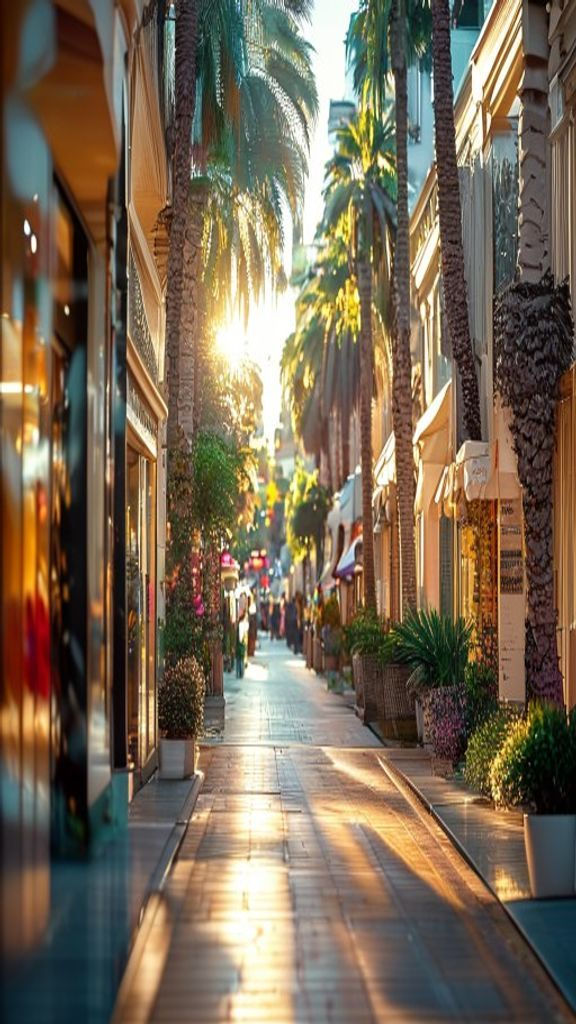
#> input picture bg_city_76484.jpg, 576 x 1024 px
$ python -i generate_3product_collages.py   (imports and definitions only)
#> lines starting #> are read from the running program, lines starting #| are printed output that depends on the picture
### scripts/secrets_manager.py
#!/usr/bin/env python3
"""
secrets_manager.py — Double-Fernet runtime decryption with SecretSanitizer and audit trail.

Double encryption: Fernet(PRIMARY).encrypt(Fernet(FALLBACK).encrypt(plaintext))
Both ENCRYPTION_KEY_PRIMARY and ENCRYPTION_KEY_FALLBACK must be set.

Usage:
    from secrets_manager import get_secret, get_all_secrets, inject_to_env
    token = get_secret("SHOPIFY_ACCESS_TOKEN")
"""

import logging
import os
import json
import sys
import datetime
from pathlib import Path

try:
    from cryptography.fernet import Fernet, InvalidToken
except ImportError:
    print("ERROR: cryptography package missing. Run: pip install cryptography")
    sys.exit(1)


# ── SecretSanitizer ────────────────────────────────────────────────────────────

class SecretSanitizer(logging.Filter):
    """Scrubs decrypted secret values from all log records."""

    _values: set[str] = set()

    # [12 lines left out: functions register, filter, not called in this run]


def _install_sanitizer() -> None:
    root = logging.getLogger()
    for handler in root.handlers:
        handler.addFilter(SecretSanitizer())
    # Also attach to root so future handlers inherit it
    root.addFilter(SecretSanitizer())


_sanitizer_installed = False


# ── Key loading ───────────────────────────────────────────────────────────────

def _load_dotenv() -> None:
    """Load PRIMARY and FALLBACK keys from .env if not already in environment."""
    for candidate in [Path(__file__).with_name(".env"), Path(__file__).resolve().parent.parent / ".env", Path(".env"), Path("..") / ".env"]:
        if not candidate.exists():
            continue
        for line in candidate.read_text(encoding="utf-8").splitlines():
            line = line.strip()
            if line.startswith("#") or "=" not in line:
                continue
            key, val = line.split("=", 1)
            key = key.strip()
            val = val.strip().strip('"')
            if key in ("ENCRYPTION_KEY_PRIMARY", "ENCRYPTION_KEY_FALLBACK"):
                os.environ.setdefault(key, val)


def _get_keys() -> tuple[bytes, bytes]:
    _load_dotenv()
    primary = os.environ.get("ENCRYPTION_KEY_PRIMARY", "").strip()
    fallback = os.environ.get("ENCRYPTION_KEY_FALLBACK", "").strip()
    missing = []
    if not primary:
        missing.append("ENCRYPTION_KEY_PRIMARY")
    if not fallback:
        missing.append("ENCRYPTION_KEY_FALLBACK")
    if missing:
        raise RuntimeError(
            "\n[secrets_manager] Missing environment variables: " + ", ".join(missing) + "\n"
            "  Local dev  : add them to your .env file\n"
            "  GitHub CI  : add them as repo secrets\n"
        )
    return primary.encode(), fallback.encode()


# ── Vault loading ─────────────────────────────────────────────────────────────

# [35 lines left out: functions _load_vault, _double_decrypt, _audit, not called in this run]


# ── Public API ────────────────────────────────────────────────────────────────

def get_secret(name: str) -> str:
    """Decrypt and return a single secret. Logs caller + timestamp (not the value)."""
    global _sanitizer_installed
    if not _sanitizer_installed:
        _install_sanitizer()
        _sanitizer_installed = True

    primary, fallback = _get_keys()
    vault = _load_vault()
    if name not in vault:
        raise KeyError(
            f"\n[secrets_manager] Secret '{name}' not in secrets.enc.\n"
            f"  Available: {list(vault.keys())}\n"
        )
    _audit(name)
    value = _double_decrypt(vault[name], primary, fallback)
    SecretSanitizer.register(value)
    return value


# [21 lines left out: functions get_all_secrets, inject_to_env, not called in this run]

### scripts/generate_3product_collages.py
#!/usr/bin/env python3
"""
generate_3product_collages.py — Unified 3-Product Collage & Content Sync Engine
━━━━━━━━━━━━━━━━━━━━━━━━━━━━━━━━━━━━━━━━━━━━━━━━━━━━━━━━━━━━━━━━━━━━━━━━━━━━━━━━━━
Updates ALL blog articles across all Shopify blogs to ensure:
  1. Body HTML has 3 linked products with high-res product card images.
  2. Article featured image is a high-res (1200x630) 3-product outfit collage
     combining all 3 products referenced in that article.

Usage:
  python scripts/generate_3product_collages.py --dry-run
  python scripts/generate_3product_collages.py --apply
"""

import os
import sys
import re
import json
import time
import random
import requests
from io import BytesIO
from pathlib import Path
from PIL import Image

# [5 lines not run here, left out]

SCRIPT_DIR = Path(__file__).resolve().parent
sys.path.insert(0, str(SCRIPT_DIR))
from secrets_manager import inject_to_env, get_secret
# [1 line not run here, left out]

# [1 line that did not run here, left out]
# [1 line that did not run here, left out]
# [1 line that did not run here, left out]
API_VER = "2024-10"
# [1 line that did not run here, left out]
# [1 line that did not run here, left out]
# [1 line that did not run here, left out]


# [119 lines left out: functions fetch_all_products, fetch_all_articles, select_complementary_products, crop_to_fit, not called in this run]


def build_3product_collage(image_urls: list[str], output_path: Path) -> bool:
    """Creates a clean 1200x630 3-product collage image."""
    downloaded = []
    for url in image_urls:
        if not url:
            continue
        try:
            r = requests.get(url, timeout=15)
            if r.status_code == 200:
                img = Image.open(BytesIO(r.content)).convert("RGB")
                downloaded.append(img)
        except Exception:
            pass

    if not downloaded:
        return False

    canvas_w, canvas_h = 1200, 630
    collage = Image.new("RGB", (canvas_w, canvas_h), (255, 255, 255))
    num_imgs = len(downloaded)

    if num_imgs == 1:
        collage.paste(crop_to_fit(downloaded[0], canvas_w, canvas_h), (0, 0))
    elif num_imgs == 2:
        spacing = 25
        col_w = (canvas_w - (3 * spacing)) // 2
        col_h = canvas_h - (2 * spacing)
        for i, img in enumerate(downloaded):
            collage.paste(crop_to_fit(img, col_w, col_h), (spacing + i * (col_w + spacing), spacing))
    else:
        spacing = 20
        col_w = (canvas_w - (4 * spacing)) // 3
        col_h = canvas_h - (2 * spacing)
        for i, img in enumerate(downloaded[:3]):
            collage.paste(crop_to_fit(img, col_w, col_h), (spacing + i * (col_w + spacing), spacing))

    output_path.parent.mkdir(parents=True, exist_ok=True)
    collage.save(output_path, "JPEG", quality=92)
    return True


# [212 lines left out: functions upload_image_to_shopify, generate_product_card_html, process_all_articles, not called in this run]


# [8 lines not run here, left out]

>>> import cv2
>>> picture = cv2.imread('../bg_city_76484.jpg', cv2.IMREAD_GRAYSCALE)
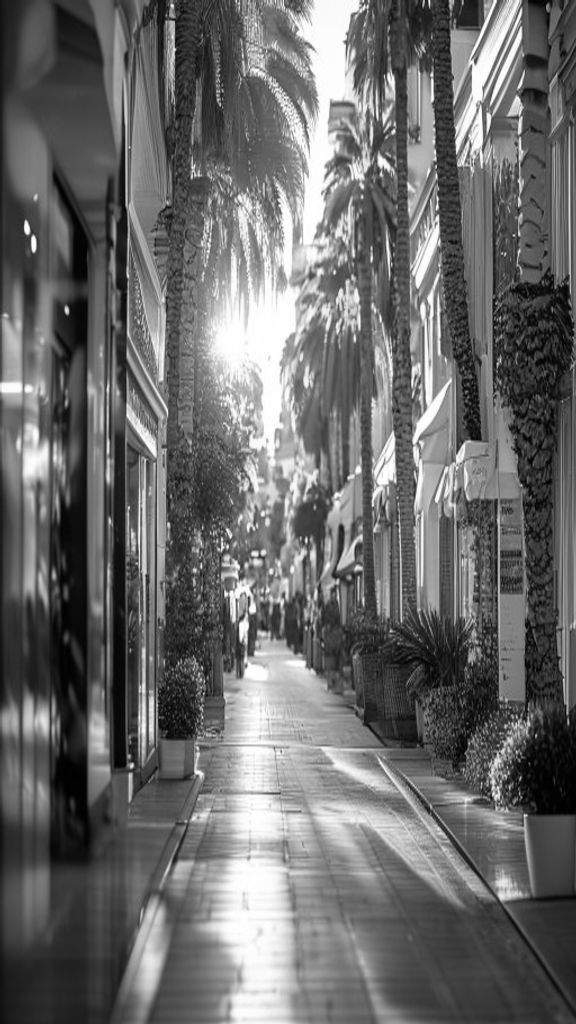
#> picture: shape (1024, 576); min 0, max 255, mean 106.7
>>> result = build_3product_collage(picture, 'out.png')
#> (the run stopped early here; a loop or call above may not have finished)

$ run again, on collage_temp.jpg
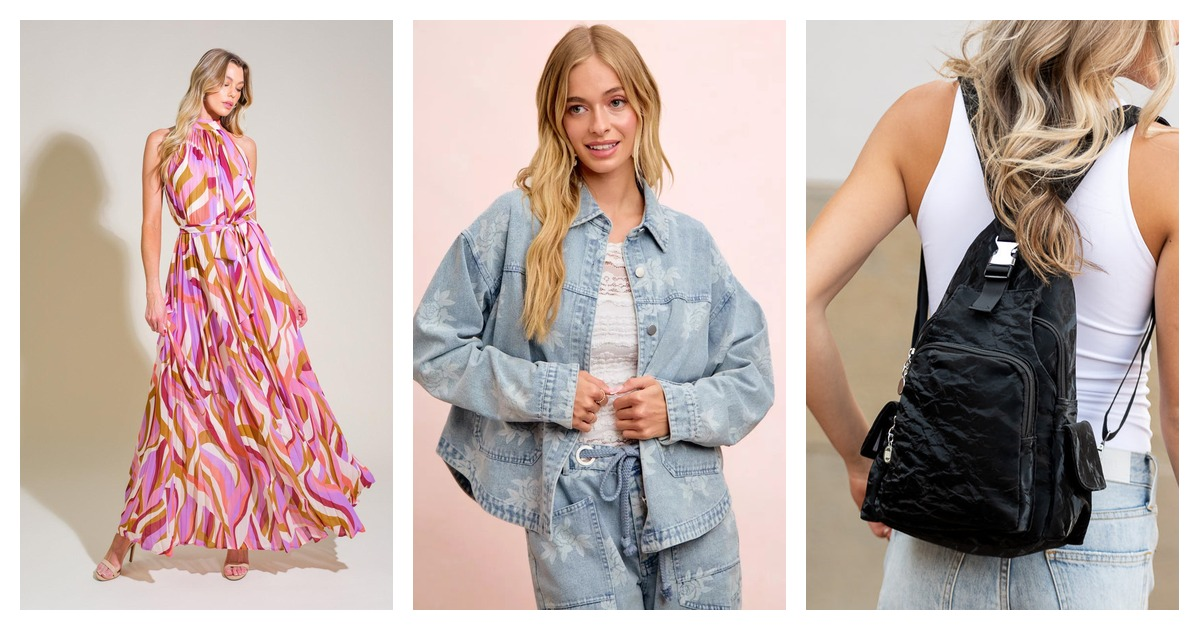
#> input picture collage_temp.jpg, 1200 x 630 px
#> `picture = cv2.imread('../bg_city_76484.jpg', cv2.IMREAD_GRAYSCALE)`:
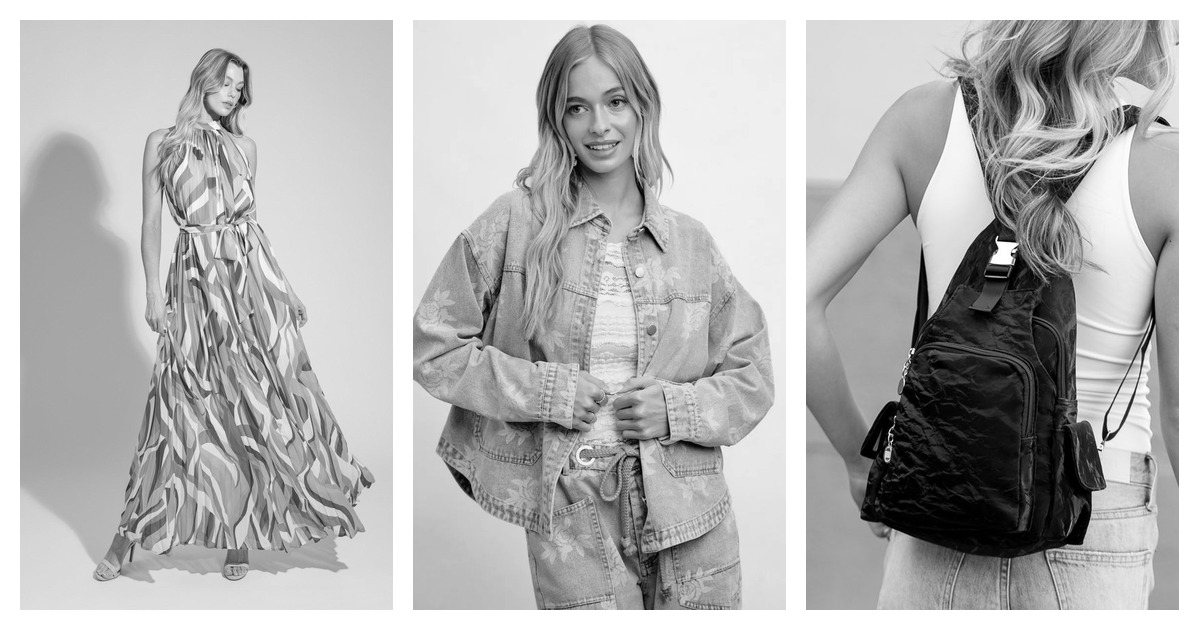
#> picture: shape (630, 1200); min 0, max 255, mean 179.6
